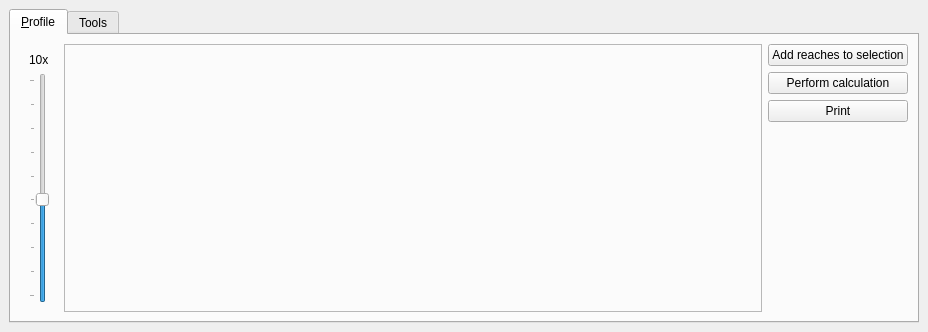
<?xml version="1.0" encoding="UTF-8"?>
<ui version="4.0">
 <class>QgepDockWidget</class>
 <widget class="QDockWidget" name="QgepDockWidget">
  <property name="geometry">
   <rect>
    <x>0</x>
    <y>0</y>
    <width>928</width>
    <height>332</height>
   </rect>
  </property>
  <property name="windowTitle">
   <string>QGEP</string>
  </property>
  <widget class="QWidget" name="dockWidgetContents">
   <property name="sizePolicy">
    <sizepolicy hsizetype="Expanding" vsizetype="Expanding">
     <horstretch>0</horstretch>
     <verstretch>0</verstretch>
    </sizepolicy>
   </property>
   <layout class="QVBoxLayout" name="verticalLayout_3">
    <item>
     <widget class="QTabWidget" name="tabWidget">
      <property name="autoFillBackground">
       <bool>true</bool>
      </property>
      <property name="tabPosition">
       <enum>QTabWidget::North</enum>
      </property>
      <property name="tabShape">
       <enum>QTabWidget::Rounded</enum>
      </property>
      <property name="currentIndex">
       <number>0</number>
      </property>
      <property name="elideMode">
       <enum>Qt::ElideNone</enum>
      </property>
      <property name="usesScrollButtons">
       <bool>true</bool>
      </property>
      <widget class="QWidget" name="tab_1">
       <property name="sizePolicy">
        <sizepolicy hsizetype="Expanding" vsizetype="Expanding">
         <horstretch>0</horstretch>
         <verstretch>0</verstretch>
        </sizepolicy>
       </property>
       <attribute name="title">
        <string>&amp;Profile</string>
       </attribute>
       <layout class="QGridLayout">
        <item row="0" column="1">
         <widget class="QFrame" name="frameForPlot">
          <property name="sizePolicy">
           <sizepolicy hsizetype="Expanding" vsizetype="Preferred">
            <horstretch>0</horstretch>
            <verstretch>0</verstretch>
           </sizepolicy>
          </property>
          <property name="frameShape">
           <enum>QFrame::StyledPanel</enum>
          </property>
          <property name="frameShadow">
           <enum>QFrame::Raised</enum>
          </property>
          <layout class="QVBoxLayout" name="verticalLayoutForPlot">
           <property name="spacing">
            <number>0</number>
           </property>
           <property name="margin">
            <number>0</number>
           </property>
          </layout>
         </widget>
        </item>
        <item row="0" column="2">
         <layout class="QGridLayout" name="gridLayout">
          <item row="1" column="0">
           <widget class="QPushButton" name="reachToSelectionButton">
            <property name="text">
             <string>Add reaches to selection</string>
            </property>
           </widget>
          </item>
          <item row="2" column="0">
           <widget class="QPushButton" name="performCalculationButton">
            <property name="text">
             <string>Perform calculation</string>
            </property>
           </widget>
          </item>
          <item row="4" column="0">
           <spacer name="verticalSpacer">
            <property name="orientation">
             <enum>Qt::Vertical</enum>
            </property>
            <property name="sizeHint" stdset="0">
             <size>
              <width>20</width>
              <height>40</height>
             </size>
            </property>
           </spacer>
          </item>
          <item row="3" column="0">
           <widget class="QPushButton" name="printButton">
            <property name="text">
             <string>Print</string>
            </property>
           </widget>
          </item>
         </layout>
        </item>
        <item row="0" column="0">
         <widget class="QWidget" name="widget" native="true">
          <layout class="QVBoxLayout" name="verticalLayout">
           <item>
            <widget class="QLabel" name="mLblVerticalExaggeration">
             <property name="text">
              <string>10x</string>
             </property>
            </widget>
           </item>
           <item>
            <widget class="QSlider" name="mSliderVerticalExaggeration">
             <property name="sizePolicy">
              <sizepolicy hsizetype="Maximum" vsizetype="Expanding">
               <horstretch>0</horstretch>
               <verstretch>0</verstretch>
              </sizepolicy>
             </property>
             <property name="minimum">
              <number>1</number>
             </property>
             <property name="maximum">
              <number>10</number>
             </property>
             <property name="pageStep">
              <number>1</number>
             </property>
             <property name="value">
              <number>5</number>
             </property>
             <property name="sliderPosition">
              <number>5</number>
             </property>
             <property name="orientation">
              <enum>Qt::Vertical</enum>
             </property>
             <property name="tickPosition">
              <enum>QSlider::TicksAbove</enum>
             </property>
             <property name="tickInterval">
              <number>0</number>
             </property>
            </widget>
           </item>
          </layout>
         </widget>
        </item>
       </layout>
      </widget>
      <widget class="QWidget" name="tab">
       <attribute name="title">
        <string>Tools</string>
       </attribute>
       <layout class="QGridLayout" name="gridLayout_2">
        <item row="0" column="0">
         <widget class="QPushButton" name="recreateGraphButton">
          <property name="text">
           <string>Recreate graph</string>
          </property>
         </widget>
        </item>
        <item row="1" column="0">
         <spacer name="verticalSpacer_2">
          <property name="orientation">
           <enum>Qt::Vertical</enum>
          </property>
          <property name="sizeHint" stdset="0">
           <size>
            <width>20</width>
            <height>40</height>
           </size>
          </property>
         </spacer>
        </item>
        <item row="0" column="1">
         <spacer name="horizontalSpacer">
          <property name="orientation">
           <enum>Qt::Horizontal</enum>
          </property>
          <property name="sizeHint" stdset="0">
           <size>
            <width>40</width>
            <height>20</height>
           </size>
          </property>
         </spacer>
        </item>
       </layout>
      </widget>
     </widget>
    </item>
   </layout>
  </widget>
 </widget>
 <resources/>
 <connections/>
</ui>
